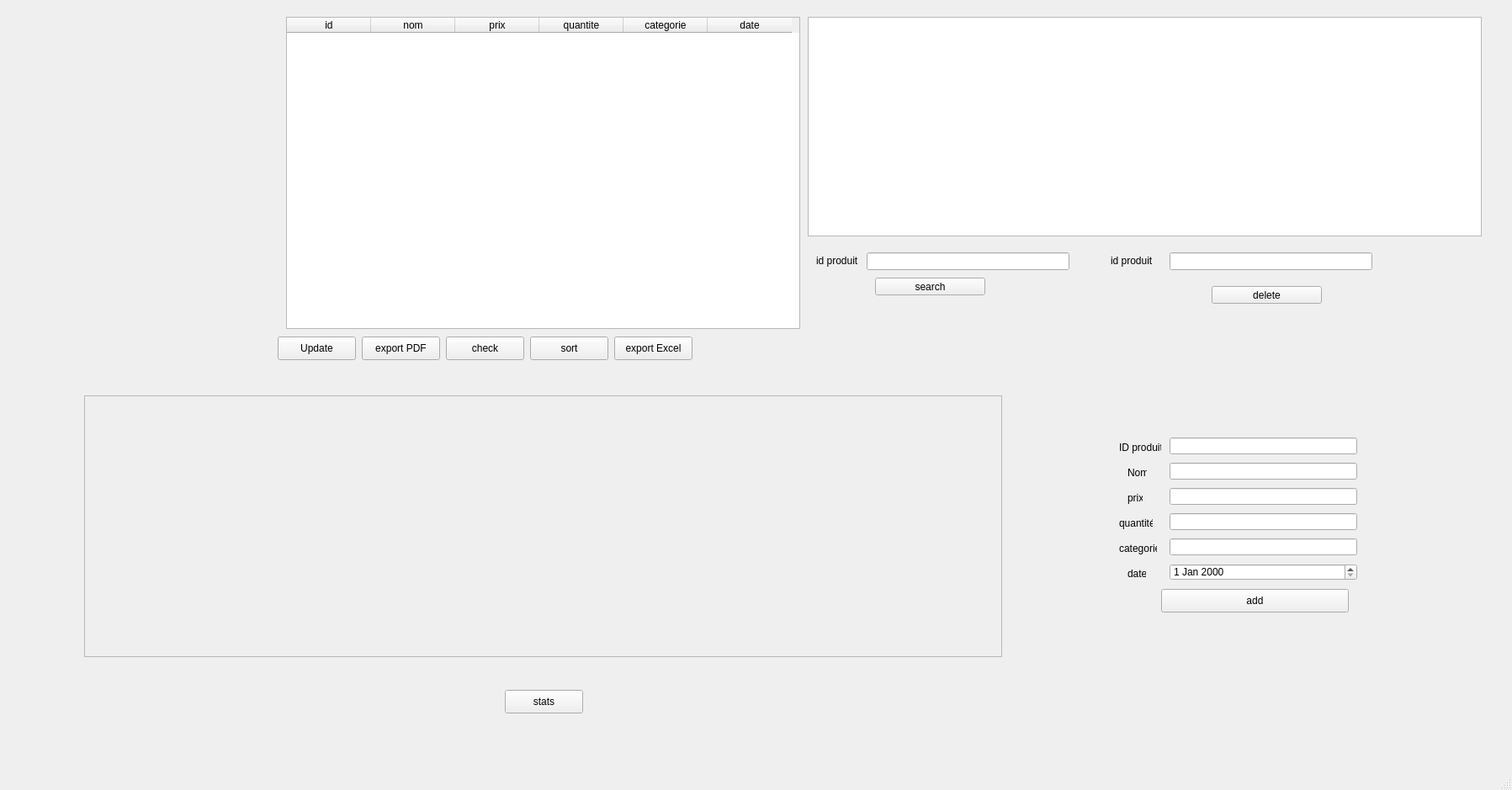
<?xml version="1.0" encoding="UTF-8"?>
<ui version="4.0">
 <class>MainWindow</class>
 <widget class="QMainWindow" name="MainWindow">
  <property name="geometry">
   <rect>
    <x>0</x>
    <y>0</y>
    <width>1797</width>
    <height>939</height>
   </rect>
  </property>
  <property name="windowTitle">
   <string>MainWindow</string>
  </property>
  <property name="animated">
   <bool>true</bool>
  </property>
  <property name="documentMode">
   <bool>false</bool>
  </property>
  <property name="dockNestingEnabled">
   <bool>false</bool>
  </property>
  <widget class="QWidget" name="centralwidget">
   <widget class="QTableWidget" name="tableWidget">
    <property name="geometry">
     <rect>
      <x>340</x>
      <y>20</y>
      <width>611</width>
      <height>371</height>
     </rect>
    </property>
    <column>
     <property name="text">
      <string>id</string>
     </property>
    </column>
    <column>
     <property name="text">
      <string>nom</string>
     </property>
    </column>
    <column>
     <property name="text">
      <string>prix</string>
     </property>
    </column>
    <column>
     <property name="text">
      <string>quantite</string>
     </property>
    </column>
    <column>
     <property name="text">
      <string>categorie</string>
     </property>
    </column>
    <column>
     <property name="text">
      <string>date</string>
     </property>
    </column>
   </widget>
   <widget class="QPushButton" name="updateButton">
    <property name="geometry">
     <rect>
      <x>330</x>
      <y>400</y>
      <width>93</width>
      <height>28</height>
     </rect>
    </property>
    <property name="text">
     <string>Update</string>
    </property>
   </widget>
   <widget class="QPushButton" name="exporterButton">
    <property name="geometry">
     <rect>
      <x>430</x>
      <y>400</y>
      <width>93</width>
      <height>28</height>
     </rect>
    </property>
    <property name="text">
     <string>export PDF</string>
    </property>
   </widget>
   <widget class="QPushButton" name="checkStockButton">
    <property name="geometry">
     <rect>
      <x>530</x>
      <y>400</y>
      <width>93</width>
      <height>28</height>
     </rect>
    </property>
    <property name="text">
     <string>check</string>
    </property>
   </widget>
   <widget class="QPushButton" name="sortByIdButton">
    <property name="geometry">
     <rect>
      <x>630</x>
      <y>400</y>
      <width>93</width>
      <height>28</height>
     </rect>
    </property>
    <property name="text">
     <string>sort</string>
    </property>
   </widget>
   <widget class="QPushButton" name="exportToCSVButton">
    <property name="geometry">
     <rect>
      <x>730</x>
      <y>400</y>
      <width>93</width>
      <height>28</height>
     </rect>
    </property>
    <property name="text">
     <string>export Excel</string>
    </property>
   </widget>
   <widget class="QLabel" name="label_3">
    <property name="geometry">
     <rect>
      <x>1320</x>
      <y>270</y>
      <width>221</width>
      <height>81</height>
     </rect>
    </property>
    <property name="text">
     <string>&lt;html&gt;&lt;head/&gt;&lt;body&gt;&lt;p&gt;id produit&lt;/p&gt;&lt;/body&gt;&lt;/html&gt;</string>
    </property>
   </widget>
   <widget class="QLineEdit" name="lineEdit">
    <property name="geometry">
     <rect>
      <x>1390</x>
      <y>300</y>
      <width>241</width>
      <height>21</height>
     </rect>
    </property>
   </widget>
   <widget class="QLabel" name="label_4">
    <property name="geometry">
     <rect>
      <x>970</x>
      <y>270</y>
      <width>221</width>
      <height>81</height>
     </rect>
    </property>
    <property name="text">
     <string>&lt;html&gt;&lt;head/&gt;&lt;body&gt;&lt;p&gt;id produit&lt;/p&gt;&lt;/body&gt;&lt;/html&gt;</string>
    </property>
   </widget>
   <widget class="QPushButton" name="pushButton_2">
    <property name="geometry">
     <rect>
      <x>1440</x>
      <y>340</y>
      <width>131</width>
      <height>21</height>
     </rect>
    </property>
    <property name="text">
     <string>delete</string>
    </property>
   </widget>
   <widget class="QLineEdit" name="searchLineEdit">
    <property name="geometry">
     <rect>
      <x>1030</x>
      <y>300</y>
      <width>241</width>
      <height>21</height>
     </rect>
    </property>
   </widget>
   <widget class="QPushButton" name="searchButton">
    <property name="geometry">
     <rect>
      <x>1040</x>
      <y>330</y>
      <width>131</width>
      <height>21</height>
     </rect>
    </property>
    <property name="text">
     <string>search</string>
    </property>
   </widget>
   <widget class="QTableView" name="tableView">
    <property name="geometry">
     <rect>
      <x>960</x>
      <y>20</y>
      <width>801</width>
      <height>261</height>
     </rect>
    </property>
   </widget>
   <widget class="QFrame" name="frame_chart">
    <property name="geometry">
     <rect>
      <x>100</x>
      <y>470</y>
      <width>1091</width>
      <height>311</height>
     </rect>
    </property>
    <property name="frameShape">
     <enum>QFrame::StyledPanel</enum>
    </property>
    <property name="frameShadow">
     <enum>QFrame::Raised</enum>
    </property>
   </widget>
   <widget class="QPushButton" name="pushButton_showStats">
    <property name="geometry">
     <rect>
      <x>600</x>
      <y>820</y>
      <width>93</width>
      <height>28</height>
     </rect>
    </property>
    <property name="text">
     <string>stats</string>
    </property>
   </widget>
   <widget class="QLabel" name="prixLabel">
    <property name="geometry">
     <rect>
      <x>1340</x>
      <y>580</y>
      <width>18</width>
      <height>24</height>
     </rect>
    </property>
    <property name="text">
     <string>prix</string>
    </property>
   </widget>
   <widget class="QLineEdit" name="prixLineEdit">
    <property name="geometry">
     <rect>
      <x>1390</x>
      <y>580</y>
      <width>223</width>
      <height>20</height>
     </rect>
    </property>
   </widget>
   <widget class="QLabel" name="nomLabel">
    <property name="geometry">
     <rect>
      <x>1340</x>
      <y>550</y>
      <width>23</width>
      <height>24</height>
     </rect>
    </property>
    <property name="text">
     <string>Nom</string>
    </property>
   </widget>
   <widget class="QLabel" name="iDProduitLabel">
    <property name="geometry">
     <rect>
      <x>1330</x>
      <y>520</y>
      <width>50</width>
      <height>24</height>
     </rect>
    </property>
    <property name="text">
     <string>ID produit</string>
    </property>
   </widget>
   <widget class="QDateEdit" name="dateEdit">
    <property name="geometry">
     <rect>
      <x>1390</x>
      <y>670</y>
      <width>223</width>
      <height>20</height>
     </rect>
    </property>
   </widget>
   <widget class="QPushButton" name="pushButton_ajouter">
    <property name="geometry">
     <rect>
      <x>1380</x>
      <y>700</y>
      <width>223</width>
      <height>28</height>
     </rect>
    </property>
    <property name="text">
     <string>add</string>
    </property>
   </widget>
   <widget class="QLabel" name="categorieLabel">
    <property name="geometry">
     <rect>
      <x>1330</x>
      <y>640</y>
      <width>45</width>
      <height>24</height>
     </rect>
    </property>
    <property name="text">
     <string>categorie</string>
    </property>
   </widget>
   <widget class="QLabel" name="quantitLabel">
    <property name="geometry">
     <rect>
      <x>1330</x>
      <y>610</y>
      <width>40</width>
      <height>24</height>
     </rect>
    </property>
    <property name="text">
     <string>quantité</string>
    </property>
   </widget>
   <widget class="QLineEdit" name="categorieLineEdit">
    <property name="geometry">
     <rect>
      <x>1390</x>
      <y>640</y>
      <width>223</width>
      <height>20</height>
     </rect>
    </property>
   </widget>
   <widget class="QLineEdit" name="quantiteLineEdit">
    <property name="geometry">
     <rect>
      <x>1390</x>
      <y>610</y>
      <width>223</width>
      <height>20</height>
     </rect>
    </property>
   </widget>
   <widget class="QLineEdit" name="idLineEdit">
    <property name="geometry">
     <rect>
      <x>1390</x>
      <y>520</y>
      <width>223</width>
      <height>20</height>
     </rect>
    </property>
   </widget>
   <widget class="QLineEdit" name="nomLineEdit">
    <property name="geometry">
     <rect>
      <x>1390</x>
      <y>550</y>
      <width>223</width>
      <height>20</height>
     </rect>
    </property>
   </widget>
   <widget class="QLabel" name="dateLabel">
    <property name="geometry">
     <rect>
      <x>1340</x>
      <y>670</y>
      <width>22</width>
      <height>24</height>
     </rect>
    </property>
    <property name="text">
     <string>date</string>
    </property>
   </widget>
  </widget>
  <widget class="QStatusBar" name="statusbar"/>
 </widget>
 <resources/>
 <connections/>
</ui>
